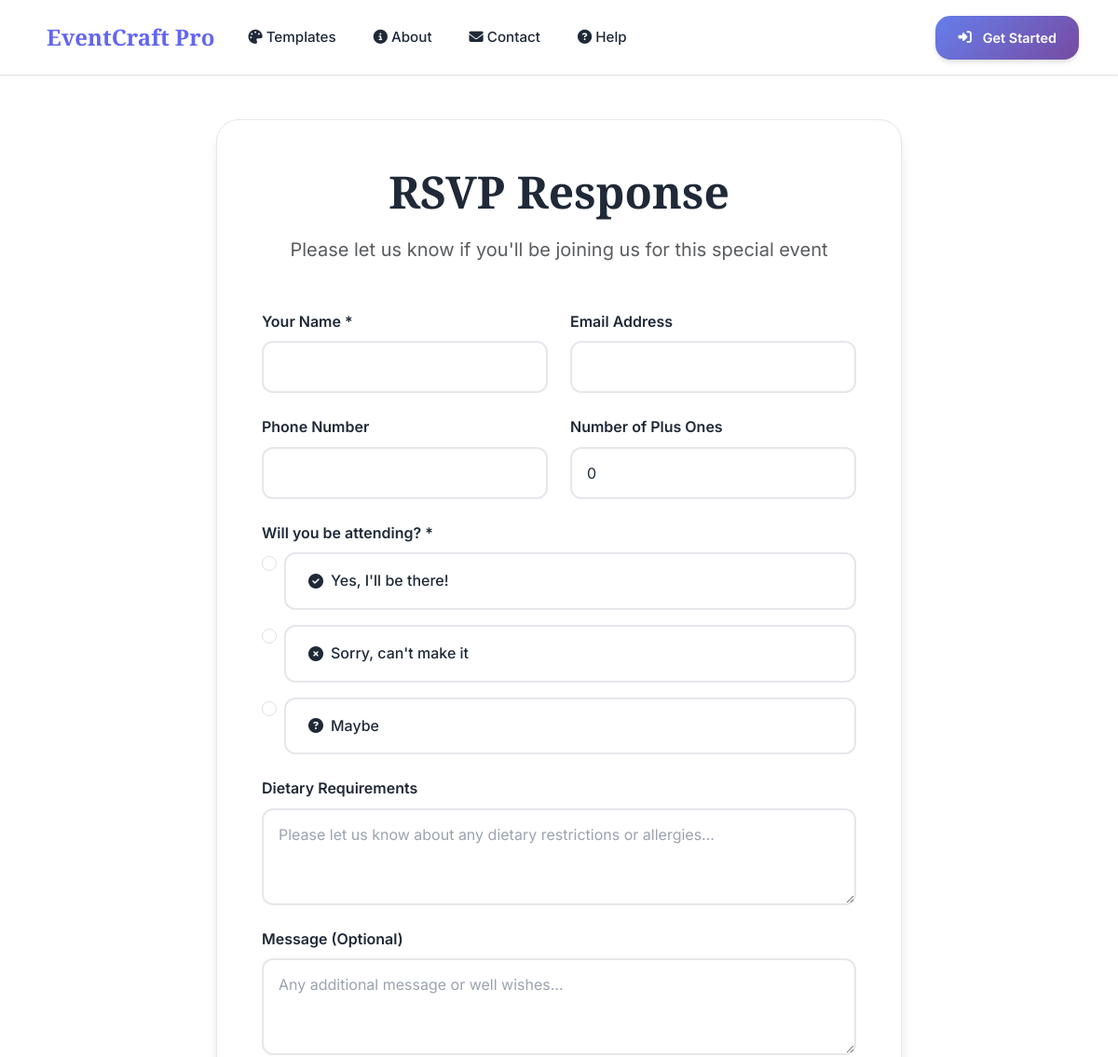
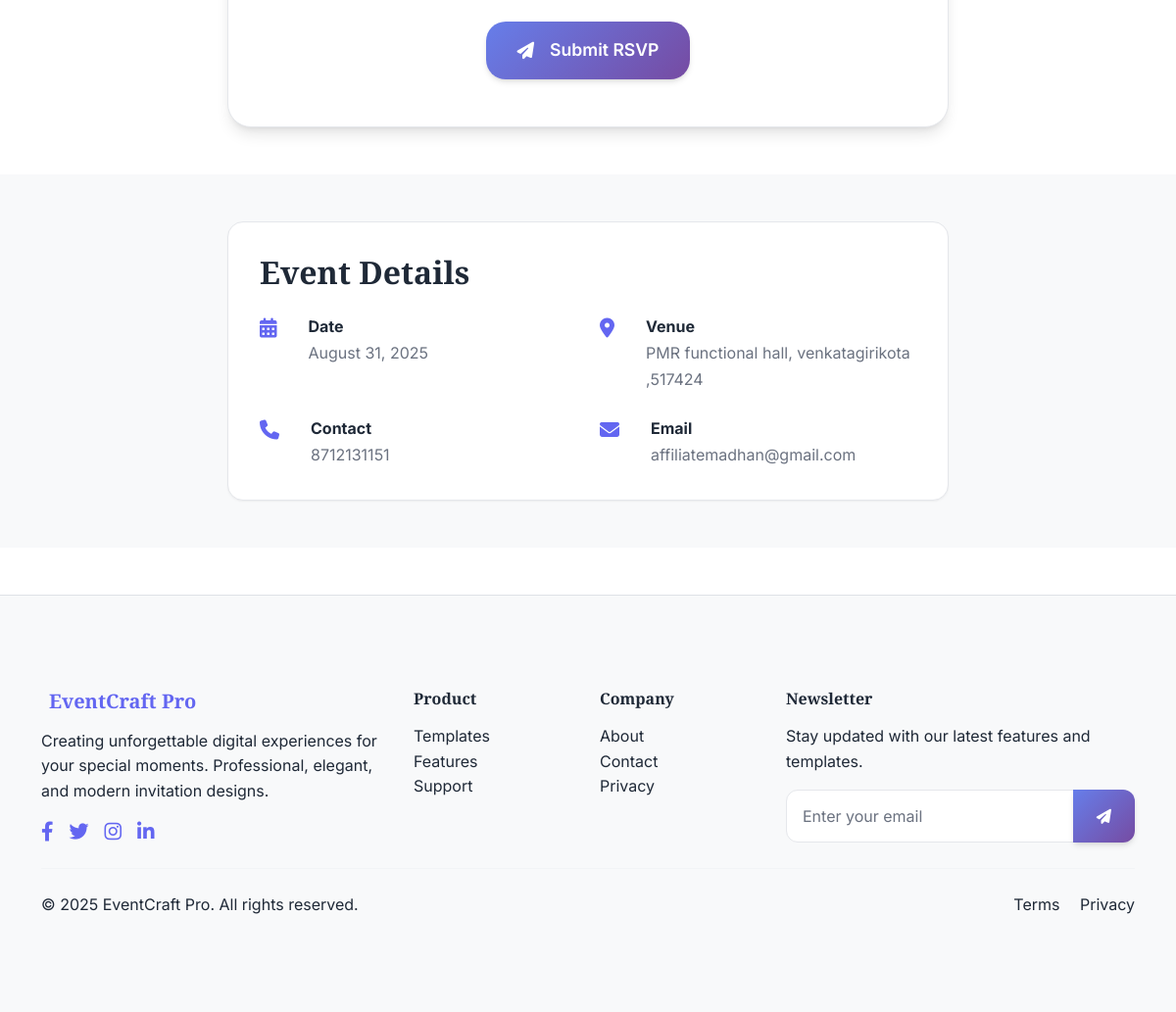
The page /rsvp/bbaBwljR on the database its author committed (2 pictures, top to bottom).
### models.py (models this page shows)
class Invitation(db.Model):
    __tablename__ = 'invitations'
    id = db.Column(db.Integer, primary_key=True)
    user_id = db.Column(db.Integer, db.ForeignKey('users.id'), nullable=False)
    title = db.Column(db.String(200))
    description = db.Column(db.Text)
    event_type = db.Column(db.String(50), nullable=False)
    template_name = db.Column(db.String(100))
    event_date = db.Column(db.DateTime)
    event_style = db.Column(db.String(50))
    bride_name = db.Column(db.String(100))
    groom_name = db.Column(db.String(100))
    muhurtham_time = db.Column(db.String(50))
    reception_time = db.Column(db.String(50))
    birthday_person = db.Column(db.String(100))
    age = db.Column(db.String(10))
    start_time = db.Column(db.String(50))
    dinner_time = db.Column(db.String(50))
    mother_name = db.Column(db.String(100))
    father_name = db.Column(db.String(100))
    babyshower_start_time = db.Column(db.String(50))
    babyshower_end_time = db.Column(db.String(50))
    graduate_name = db.Column(db.String(100))
    degree = db.Column(db.String(100))
    school = db.Column(db.String(100))
    major = db.Column(db.String(100))
    couple_names = db.Column(db.String(100))
    marriage_years = db.Column(db.String(20))
    anniversary_dinner_time = db.Column(db.String(50))
    party_time = db.Column(db.String(50))
    honoree_name = db.Column(db.String(100))
    position = db.Column(db.String(100))
    company = db.Column(db.String(100))
    start_year = db.Column(db.String(10))
    host_name = db.Column(db.String(100))
    contact_phone = db.Column(db.String(20))
    contact_email = db.Column(db.String(120))
    venue_address = db.Column(db.Text)
    love_story = db.Column(db.Text)  # For weddings
    event_story = db.Column(db.Text)  # For other events
    main_image = db.Column(db.String(255))
    bride_image = db.Column(db.String(255))
    groom_image = db.Column(db.String(255))
    birthday_image = db.Column(db.String(255))
    couple_image = db.Column(db.String(255))
    graduate_image = db.Column(db.String(255))
    honoree_image = db.Column(db.String(255))
    gallery_images = db.Column(db.Text)  # JSON string of image filenames
    customization_data = db.Column(db.Text)  # JSON string of customization settings
    share_url = db.Column(db.String(100), unique=True, nullable=False)
    view_count = db.Column(db.Integer, default=0)
    is_active = db.Column(db.Boolean, default=True)
    created_at = db.Column(db.DateTime, default=datetime.utcnow)
    updated_at = db.Column(db.DateTime, default=datetime.utcnow, onupdate=datetime.utcnow)
    wishes = db.relationship('Wish', backref='invitation', lazy=True, cascade='all, delete-orphan')
    guests = db.relationship('Guest', backref='invitation', lazy=True, cascade='all, delete-orphan')
    rsvps = db.relationship('RSVP', backref='invitation', lazy=True, cascade='all, delete-orphan')
    views = db.relationship('InvitationView', backref='invitation', lazy=True, cascade='all, delete-orphan')
    shares = db.relationship('InvitationShare', backref='invitation', lazy=True, cascade='all, delete-orphan')

### routes.py (the view, shortened to what this page needs)
    @app.route('/rsvp/<share_url>', methods=['GET', 'POST'])
    def public_rsvp(share_url):
        invitation = Invitation.query.filter_by(share_url=share_url).first_or_404()
        return render_template('invitation/rsvp_form.html', invitation=invitation)

### app.py (called while the page is built)
@app.context_processor
def inject_session():
    from flask import session
    return dict(session=session)

@app.after_request
def after_request(response):
    response.headers.add('Access-Control-Allow-Origin', '*')
    response.headers.add('Access-Control-Allow-Headers', 'Content-Type,Authorization')
    response.headers.add('Access-Control-Allow-Methods', 'GET,PUT,POST,DELETE,OPTIONS')
    return response

### templates/invitation/rsvp_form.html (shortened to what this page needs)
{% extends "base.html" %}
{% block content %}
<section class="rsvp-form-section py-5">
    <div class="container">
        <div class="row justify-content-center">
            <div class="col-lg-8">
                <div class="rsvp-form-card">
                    <div class="text-center mb-5">
                        <h1 class="display-5 fw-bold mb-3">RSVP Response</h1>
                        <p class="lead text-muted">Please let us know if you'll be joining us for this special event</p>
                    </div>
                    <form id="rsvpForm" class="rsvp-form">
                        <div class="row g-4">
                            <div class="col-md-6">
                                <label for="guest-name" class="form-label">Your Name *</label>
                                <input type="text" class="form-control" id="guest-name" required>
                            </div>
                            <div class="col-md-6">
                                <label for="guest-email" class="form-label">Email Address</label>
                                <input type="email" class="form-control" id="guest-email">
                            </div>
                            <div class="col-md-6">
                                <label for="guest-phone" class="form-label">Phone Number</label>
                                <input type="tel" class="form-control" id="guest-phone">
                            </div>
                            <div class="col-md-6">
                                <label for="plus-ones" class="form-label">Number of Plus Ones</label>
                                <input type="number" class="form-control" id="plus-ones" min="0" value="0">
                            </div>
                            <div class="col-12">
                                <label class="form-label">Will you be attending? *</label>
                                <div class="rsvp-options">
                                    <div class="form-check form-check-inline">
                                        <input class="form-check-input" type="radio" name="attendance" id="attending" value="attending" required>
                                        <label class="form-check-label attending-option" for="attending">
                                            <i class="fas fa-check-circle me-2"></i>Yes, I'll be there!
                                        </label>
                                    </div>
                                    <div class="form-check form-check-inline">
                                        <input class="form-check-input" type="radio" name="attendance" id="not-attending" value="not_attending" required>
                                        <label class="form-check-label not-attending-option" for="not-attending">
                                            <i class="fas fa-times-circle me-2"></i>Sorry, can't make it
                                        </label>
                                    </div>
                                    <div class="form-check form-check-inline">
                                        <input class="form-check-input" type="radio" name="attendance" id="maybe" value="maybe" required>
                                        <label class="form-check-label maybe-option" for="maybe">
                                            <i class="fas fa-question-circle me-2"></i>Maybe
                                        </label>
                                    </div>
                                </div>
                            </div>
                            <div class="col-12">
                                <label for="dietary-requirements" class="form-label">Dietary Requirements</label>
                                <textarea class="form-control" id="dietary-requirements" rows="3" placeholder="Please let us know about any dietary restrictions or allergies..."></textarea>
                            </div>
                            <div class="col-12">
                                <label for="rsvp-message" class="form-label">Message (Optional)</label>
                                <textarea class="form-control" id="rsvp-message" rows="3" placeholder="Any additional message or well wishes..."></textarea>
                            </div>
                            <div class="col-12 text-center">
                                <button type="submit" class="btn btn-primary btn-lg">
                                    <i class="fas fa-paper-plane me-2"></i>Submit RSVP
                                </button>
                            </div>
                        </div>
                    </form>
                </div>
            </div>
        </div>
    </div>
</section>
<section class="event-details-section py-5 bg-light">
    <div class="container">
        <div class="row justify-content-center">
            <div class="col-lg-8">
                <div class="event-details-card">
                    <h3 class="mb-4">Event Details</h3>
                    <div class="row g-4">
                        <div class="col-md-6">
                            <div class="detail-item">
                                <i class="fas fa-calendar-alt text-primary me-3"></i>
                                <div>
                                    <strong>Date</strong>
                                    <p class="mb-0">{{ invitation.event_date.strftime('%B %d, %Y') if invitation.event_date else 'TBD' }}</p>
                                </div>
                            </div>
                        </div>
                        <div class="col-md-6">
                            <div class="detail-item">
                                <i class="fas fa-map-marker-alt text-primary me-3"></i>
                                <div>
                                    <strong>Venue</strong>
                                    <p class="mb-0">{{ invitation.venue_address or 'TBD' }}</p>
                                </div>
                            </div>
                        </div>
                        {% if invitation.contact_phone %}
                        <div class="col-md-6">
                            <div class="detail-item">
                                <i class="fas fa-phone text-primary me-3"></i>
                                <div>
                                    <strong>Contact</strong>
                                    <p class="mb-0">{{ invitation.contact_phone }}</p>
                                </div>
                            </div>
                        </div>
                        {% endif %}
                        {% if invitation.contact_email %}
                        <div class="col-md-6">
                            <div class="detail-item">
                                <i class="fas fa-envelope text-primary me-3"></i>
                                <div>
                                    <strong>Email</strong>
                                    <p class="mb-0">{{ invitation.contact_email }}</p>
                                </div>
                            </div>
                        </div>
                        {% endif %}
                    </div>
                </div>
            </div>
        </div>
    </div>
</section>
{% endblock %}

### static/css/style.css (style rules this page uses)
:root { --primary-color: #101357; --primary-dark: #0a0d3a; --primary-light: #1a1f6b; --secondary-color: #c7af6b; --secondary-dark: #a8955a; --secondary-light: #d4c085; --accent-color: #00a0a0; --accent-secondary: #fea49f; --accent-tertiary: #f7c331; --text-primary: #101357; --text-secondary: #6b7280; --text-light: #9ca3af; --text-muted: #acb7ae; --bg-primary: #ffffff; --bg-secondary: #f7f7f7; --bg-accent: #f3f4f6; --bg-dark: #101357; --border-color: #e5e7eb; --border-light: #f3f4f6; --shadow-sm: 0 1px 2px 0 rgb(16 19 87 / 0.05); --shadow-md: 0 4px 6px -1px rgb(16 19 87 / 0.1), 0 2px 4px -2px rgb(16 19 87 / 0.1); --shadow-lg: 0 10px 15px -3px rgb(16 19 87 / 0.1), 0 4px 6px -4px rgb(16 19 87 / 0.1); --shadow-xl: 0 20px 25px -5px rgb(16 19 87 / 0.1), 0 8px 10px -8px rgb(16 19 87 / 0.1); --gradient-primary: linear-gradient(135deg, #101357 0%, #1a1f6b 100%); --gradient-secondary: linear-gradient(135deg, #c7af6b 0%, #d4c085 100%); --gradient-accent: linear-gradient(135deg, #00a0a0 0%, #fea49f 100%); --gradient-hero: linear-gradient(135deg, #101357 0%, #c7af6b 100%); --gradient-success: linear-gradient(135deg, #00a0a0 0%, #059669 100%); --gradient-warning: linear-gradient(135deg, #f7c331 0%, #d97706 100%); --gradient-danger: linear-gradient(135deg, #fea49f 0%, #dc2626 100%); }
* { margin: 0; padding: 0; box-sizing: border-box; }
html { scroll-behavior: smooth; font-size: 16px; }
body { font-family: 'Inter', -apple-system, BlinkMacSystemFont, 'Segoe UI', Roboto, sans-serif; line-height: 1.6; color: var(--text-primary); background-color: var(--bg-primary); overflow-x: hidden; -webkit-font-smoothing: antialiased; -moz-osx-font-smoothing: grayscale; }
h1, h2, h3, h4, h5, h6 { font-family: 'Playfair Display', serif; font-weight: 700; line-height: 1.2; color: var(--text-primary); margin-bottom: 1rem; }
h1 { font-size: 3rem; }
h3 { font-size: 2rem; }
p { margin-bottom: 1rem; color: var(--text-secondary); line-height: 1.7; }
.lead { font-size: 1.25rem; font-weight: 400; color: var(--text-primary); }
.btn { display: inline-flex; align-items: center; justify-content: center; gap: 0.5rem; padding: 0.75rem 1.5rem; font-size: 0.95rem; font-weight: 600; text-decoration: none; border: none; border-radius: 1rem; cursor: pointer; transition: all 0.3s ease; position: relative; overflow: hidden; white-space: nowrap; user-select: none; }
.btn:before { content: ''; position: absolute; top: 0; left: -100%; width: 100%; height: 100%; background: linear-gradient(90deg, transparent, rgba(255,255,255,0.2), transparent); transition: left 0.5s; }
.btn-primary { background: var(--gradient-primary); color: white; box-shadow: var(--shadow-md); }
.btn-lg { padding: 1rem 2rem; font-size: 1.1rem; border-radius: 1.25rem; }
.form-control { width: 100%; padding: 0.875rem 1rem; font-size: 1rem; border: 2px solid var(--border-color); border-radius: 0.75rem; background: var(--bg-primary); color: var(--text-primary); transition: all 0.3s ease; font-family: inherit; }
.form-control::placeholder { color: var(--text-light); }
.form-label { display: block; margin-bottom: 0.5rem; font-weight: 600; color: var(--text-primary); }
.text-primary { color: var(--primary-color) !important; }
.rsvp-form-section { background: var(--bg-light); }
.rsvp-form-card { background: white; padding: 3rem; border-radius: 1.5rem; box-shadow: var(--shadow-lg); border: 1px solid var(--border-color); }
.rsvp-options { display: flex; flex-direction: column; gap: 1rem; }
.rsvp-options .form-check { margin: 0; }
.rsvp-options .form-check-label { display: flex; align-items: center; padding: 1rem 1.5rem; border: 2px solid var(--border-color); border-radius: 0.75rem; cursor: pointer; transition: all 0.3s ease; font-weight: 500; }
.event-details-card { background: white; padding: 2rem; border-radius: 1rem; box-shadow: var(--shadow-sm); border: 1px solid var(--border-color); }
.detail-item { display: flex; align-items: flex-start; gap: 1rem; }
.detail-item i { font-size: 1.25rem; margin-top: 0.25rem; }

### rows shown on the page
Invitation: event_date "August 31, 2025", venue_address "PMR functional hall, venkatagirikota ,517424", contact_phone "8712131151", contact_email "affiliatemadhan@gmail.com"
